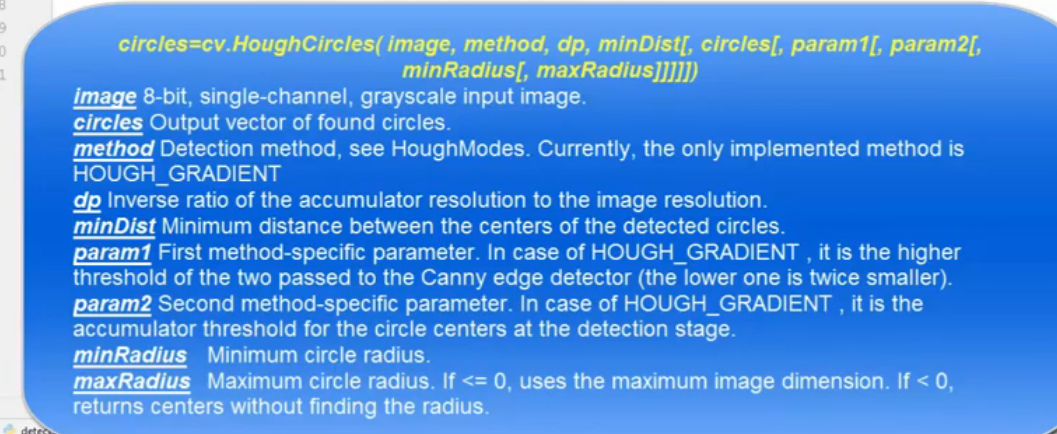
#> input picture HoughCircles parameter.png, 1057 x 434 px, given in place of the camera
$ python 'Live shape detection.py'
#> lines starting #> are read from the running program, lines starting #| are printed output that depends on the picture; after the words box and inside, x2 and y2 are one past the last pixel; in counts of white or black regions, pixels touching at a corner belong together
import numpy as np
import cv2 as cv


vid=cv.VideoCapture(0)

while 1:
    frame=vid.read()[1]
#> frame is the input picture: shape (434, 1057, 3); mean B, G, R 225.9, 140.7, 71.1
    Frame=frame.copy()


    scale=0.5
    #img=cv.resize(img,(int(img.shape[1]*scale),int(img.shape[0]*scale)),cv.INTER_AREA)

    gray=cv.cvtColor(frame,cv.COLOR_BGR2GRAY)
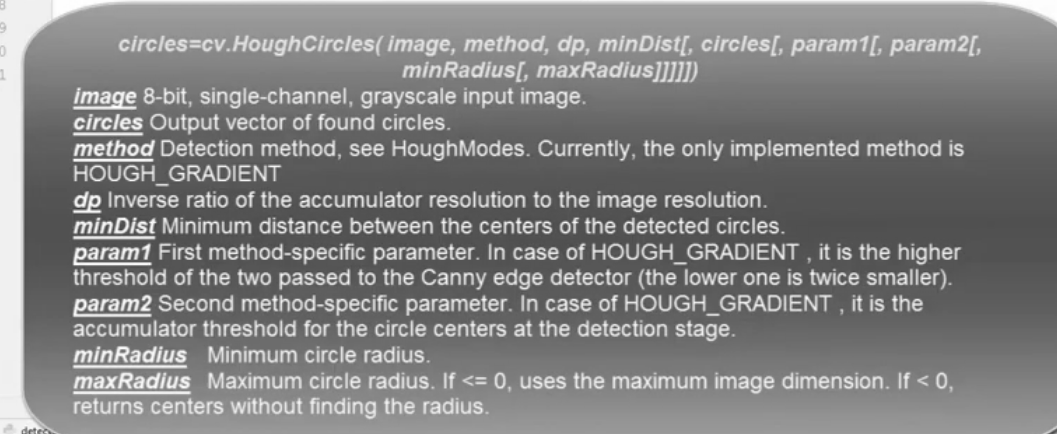
#> gray: shape (434, 1057); min 58, max 255, mean 129.6
    edges=cv.Canny(gray,200,700,apertureSize=5)
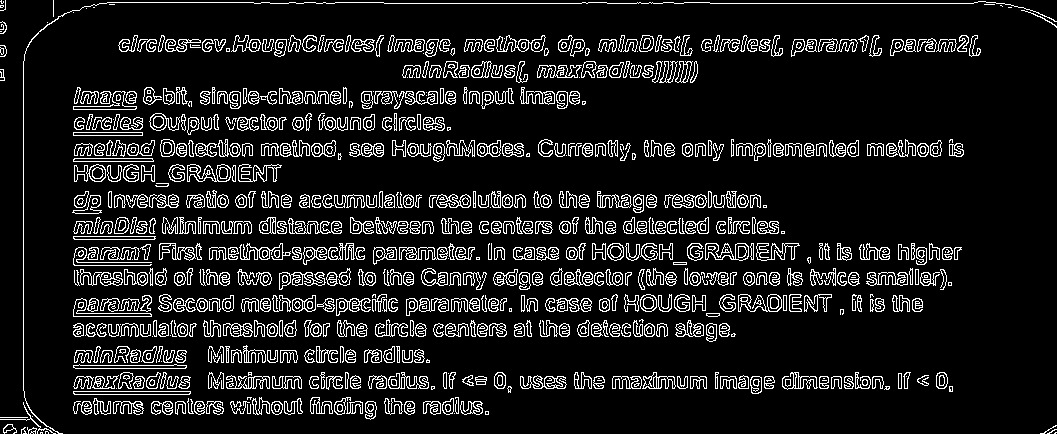
#> edges: shape (434, 1057); 11.1% white in thin lines or dots

    # 40,200,3
    # 50,250,3
    # 200, 500, 3
    # the bigger the apertureSize(can only be 3/5/7), the more details it remain in the Canny image


    _,thrash=cv.threshold(edges,130,255,cv.THRESH_BINARY)

    # threshold = 130 if open cam, 240 if open pic

    img=frame

    cv.imshow('threshold',thrash)

    contours, _ =cv.findContours(thrash,cv.RETR_TREE,cv.CHAIN_APPROX_SIMPLE)
#> contours = 2001 contours, 597 with area under 20; largest, box (x1, y1, x2, y2) and area: (187, 164, 231, 182) 490, (705, 243, 749, 261) 484, (288, 218, 342, 234) 386, (520, 375, 567, 389) 386, (73, 298, 152, 317) 369

    # method = cv.CHAIN_APPROX_SIMPLE / cv.CHAIN_APPROX_NONE

    for contour in contours :


        area = cv.contourArea(contour)

        if area>400:


            #approx=cv.approxPolyDP(contour, 0.01*cv.arcLength(contour,1),1)
            approx=cv.approxPolyDP(contour, 3,1)
            # epsilon=3

            cv.drawContours(img,[approx],0,(0,0,255), 2)
            cv.drawContours(thrash,[approx],0,(0,0,255), 2)
            x=approx.ravel()[0]
            y=approx.ravel()[1]

            if len(approx)==3:
                cv.putText(img,"Triangle",(x,y),cv.FONT_HERSHEY_COMPLEX,0.5,(255,0,0))

            elif len(approx)==4:
                x,y,w,h=cv.boundingRect(approx)
                aspectRatio=float(w)/h
                #print(aspectRatio)
                if aspectRatio>=0.95 and aspectRatio<=1.05:
                    cv.putText(img,"Square",(x,y),cv.FONT_HERSHEY_COMPLEX,0.5,(255,0,0))
                else:
                    #cv.putText(img,"Rectangle",(x,y),cv.FONT_HERSHEY_COMPLEX,0.5,(255,0,0))
                    gg=0

            else:
                cv.putText(img,"Circle",(x,y),cv.FONT_HERSHEY_COMPLEX,0.5,(255,0,0))
            '''
            elif len(approx)==5:
                cv.putText(img,"Pentagon",(x,y),cv.FONT_HERSHEY_COMPLEX,0.5,(255,0,0))

            elif len(approx)==10:
                cv.putText(img,"Star",(x,y),cv.FONT_HERSHEY_COMPLEX,0.5,(255,0,0))
            '''


            cv.drawContours(img,contour,0,(0,255,0), 5)
#> this loop made 2001 passes
#> area on passes 970, 1349: 483.5, 489.5
#> area on passes 8, 9, 18, 19, 20, 21: 56.5, 46.5, 22.5, 199.5, 34, 65
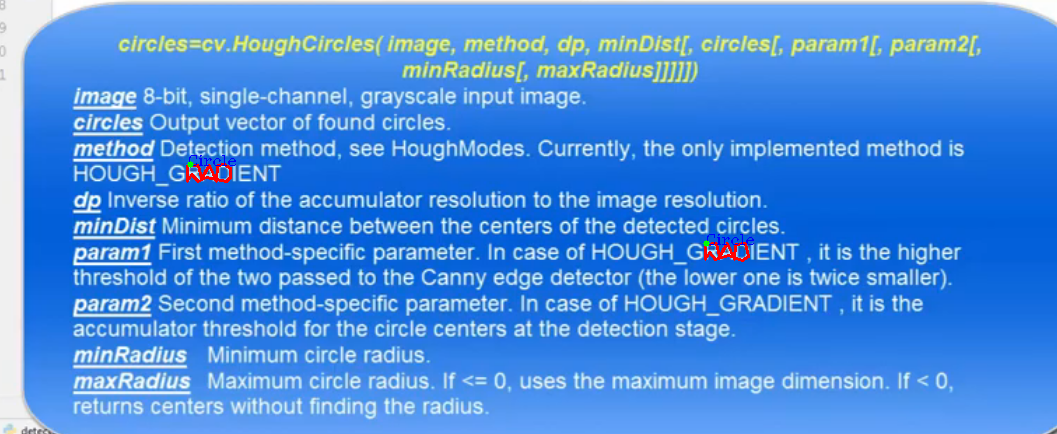
#> img: shape (434, 1057, 3); 0.25% of pixels changed, all inside (x1, y1, x2, y2) = (186, 155, 754, 262)
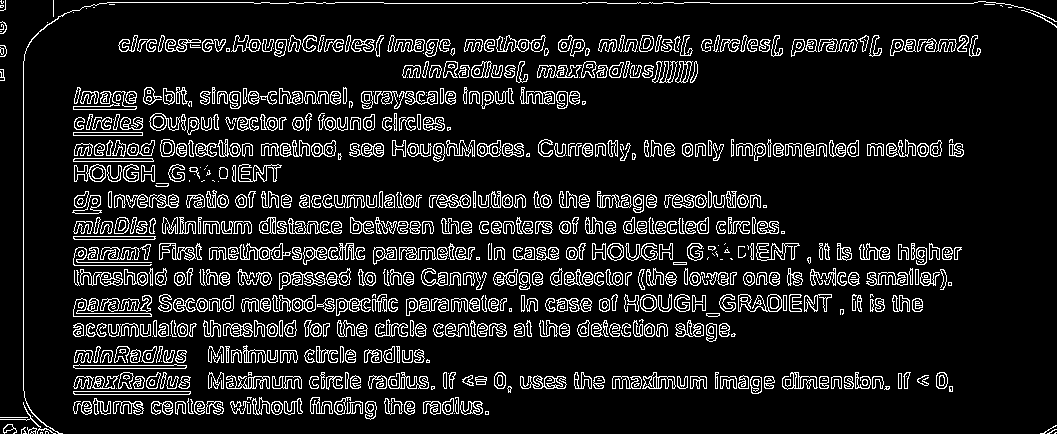
#> thrash: shape (434, 1057); 11.1% white in thin lines or dots

    #cv.imshow('threshold',thrash)
    cv.imshow("Shapes Detection",img)


    #cv.imshow('lines',frame)
    #cv.imshow('Canny',edges)
    cv.waitKey(1)
